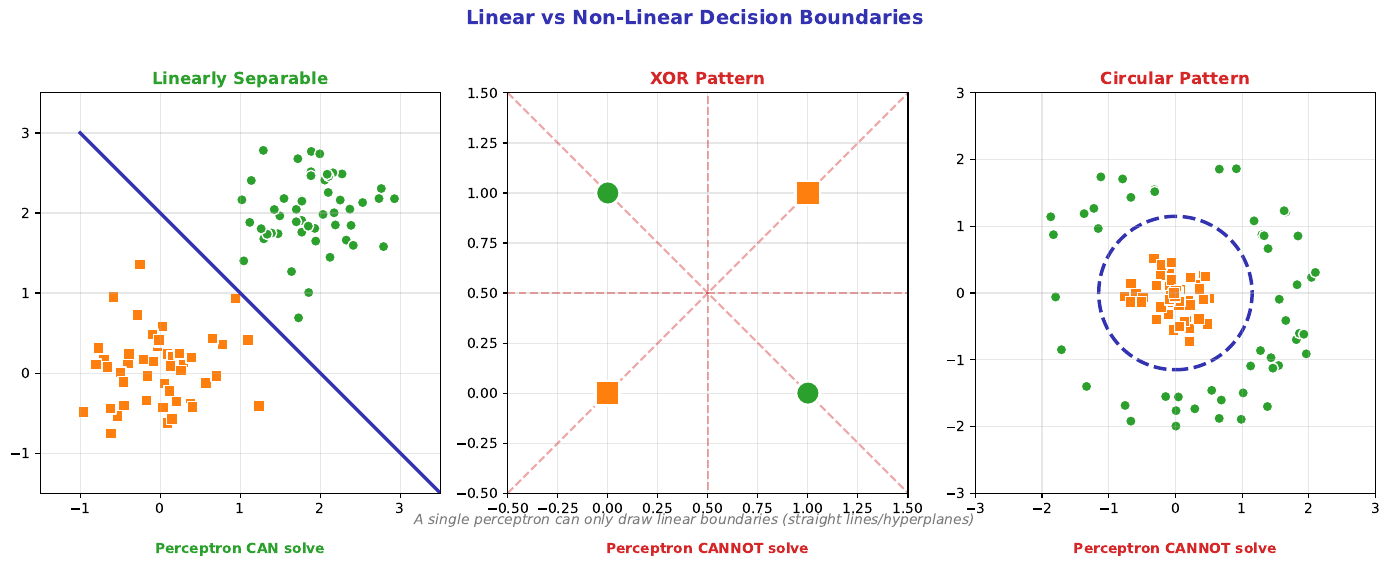

Reproduce this figure in Python.
"""
Linear vs Non-Linear Patterns Comparison
Module 1: The Birth of Neural Computing
"""

import matplotlib.pyplot as plt
import numpy as np

CHART_METADATA = {
    'title': 'Linear Vs Nonlinear Patterns',
    'url': 'https://github.com/QuantLet/neural-networks-introduction/tree/main/linear_vs_nonlinear_patterns'
}

# Colors matching Beamer template
mlpurple = '#3333B2'
mlblue = '#0066CC'
mlorange = '#FF7F0E'
mlgreen = '#2CA02C'
mlred = '#D62728'
mlgray = '#7F7F7F'

# Set up figure with 3 subplots
fig, axes = plt.subplots(1, 3, figsize=(14, 5))

np.random.seed(42)
n_points = 50

# ==================== LINEARLY SEPARABLE ====================
ax = axes[0]

# Two well-separated clusters
x1_class1 = np.random.randn(n_points) * 0.5 + 2
y1_class1 = np.random.randn(n_points) * 0.5 + 2

x1_class0 = np.random.randn(n_points) * 0.5 + 0
y1_class0 = np.random.randn(n_points) * 0.5 + 0

ax.scatter(x1_class1, y1_class1, c=mlgreen, s=60, marker='o', edgecolors='white', linewidths=1)
ax.scatter(x1_class0, y1_class0, c=mlorange, s=60, marker='s', edgecolors='white', linewidths=1)

# Decision boundary
x_line = np.linspace(-1, 3.5, 100)
y_line = -x_line + 2
ax.plot(x_line, y_line, color=mlpurple, linewidth=2.5)

ax.set_title('Linearly Separable', fontsize=12, fontweight='bold', color=mlgreen)
ax.text(0.5, -0.15, 'Perceptron CAN solve', transform=ax.transAxes, fontsize=10,
        ha='center', color=mlgreen, fontweight='bold')
ax.set_xlim(-1.5, 3.5)
ax.set_ylim(-1.5, 3.5)
ax.grid(True, alpha=0.3)
ax.set_aspect('equal')

# ==================== XOR (NOT LINEARLY SEPARABLE) ====================
ax = axes[1]

# XOR pattern
xor_data = [(0, 0, 0), (0, 1, 1), (1, 0, 1), (1, 1, 0)]

for x, y, label in xor_data:
    color = mlgreen if label == 1 else mlorange
    marker = 'o' if label == 1 else 's'
    ax.scatter([x], [y], c=color, s=300, marker=marker, edgecolors='white', linewidths=2, zorder=5)

# Try various lines (all fail)
for angle in [0, 45, 90, 135]:
    rad = np.radians(angle)
    x_line = np.linspace(-0.5, 1.5, 100)
    y_line = np.tan(rad) * (x_line - 0.5) + 0.5
    ax.plot(x_line, y_line, color=mlred, linewidth=1.5, linestyle='--', alpha=0.4)

ax.set_title('XOR Pattern', fontsize=12, fontweight='bold', color=mlred)
ax.text(0.5, -0.15, 'Perceptron CANNOT solve', transform=ax.transAxes, fontsize=10,
        ha='center', color=mlred, fontweight='bold')
ax.set_xlim(-0.5, 1.5)
ax.set_ylim(-0.5, 1.5)
ax.grid(True, alpha=0.3)
ax.set_aspect('equal')

# ==================== CIRCULAR PATTERN ====================
ax = axes[2]

# Inner circle (class 0)
theta = np.random.uniform(0, 2 * np.pi, n_points)
r_inner = np.random.uniform(0, 0.8, n_points)
x_inner = r_inner * np.cos(theta)
y_inner = r_inner * np.sin(theta)

# Outer ring (class 1)
theta = np.random.uniform(0, 2 * np.pi, n_points)
r_outer = np.random.uniform(1.5, 2.2, n_points)
x_outer = r_outer * np.cos(theta)
y_outer = r_outer * np.sin(theta)

ax.scatter(x_inner, y_inner, c=mlorange, s=60, marker='s', edgecolors='white', linewidths=1)
ax.scatter(x_outer, y_outer, c=mlgreen, s=60, marker='o', edgecolors='white', linewidths=1)

# Circular boundary (can't be drawn with single line)
circle = plt.Circle((0, 0), 1.15, fill=False, color=mlpurple, linewidth=2.5, linestyle='--')
ax.add_patch(circle)

ax.set_title('Circular Pattern', fontsize=12, fontweight='bold', color=mlred)
ax.text(0.5, -0.15, 'Perceptron CANNOT solve', transform=ax.transAxes, fontsize=10,
        ha='center', color=mlred, fontweight='bold')
ax.set_xlim(-3, 3)
ax.set_ylim(-3, 3)
ax.grid(True, alpha=0.3)
ax.set_aspect('equal')

# Main title
fig.suptitle('Linear vs Non-Linear Decision Boundaries', fontsize=14, fontweight='bold',
             color=mlpurple, y=1.05)

# Bottom note
fig.text(0.5, 0.02, 'A single perceptron can only draw linear boundaries (straight lines/hyperplanes)',
         ha='center', fontsize=10, style='italic', color=mlgray)

plt.tight_layout()
plt.savefig('linear_vs_nonlinear_patterns.pdf', format='pdf', bbox_inches='tight', dpi=300)
plt.savefig('linear_vs_nonlinear_patterns.png', format='png', bbox_inches='tight', dpi=300)
plt.close()

print("Generated: linear_vs_nonlinear_patterns.pdf")
